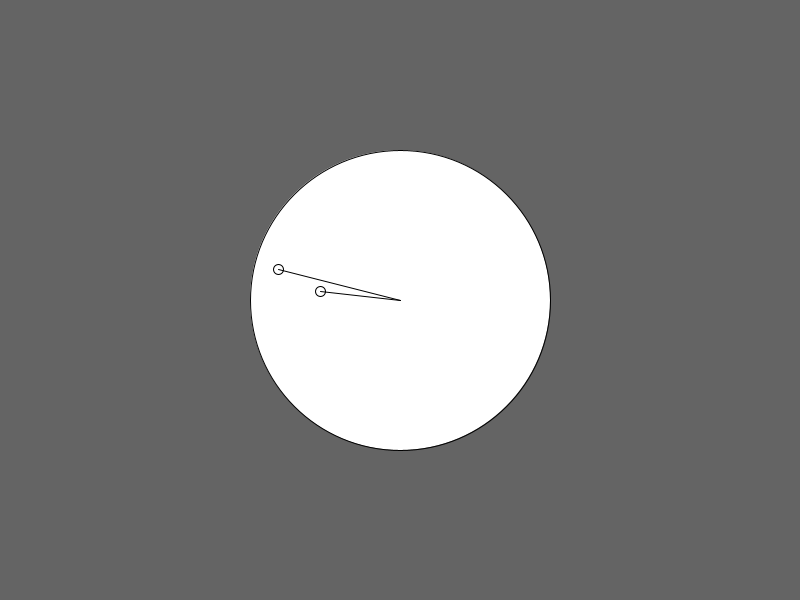
Frame 1 (no input)
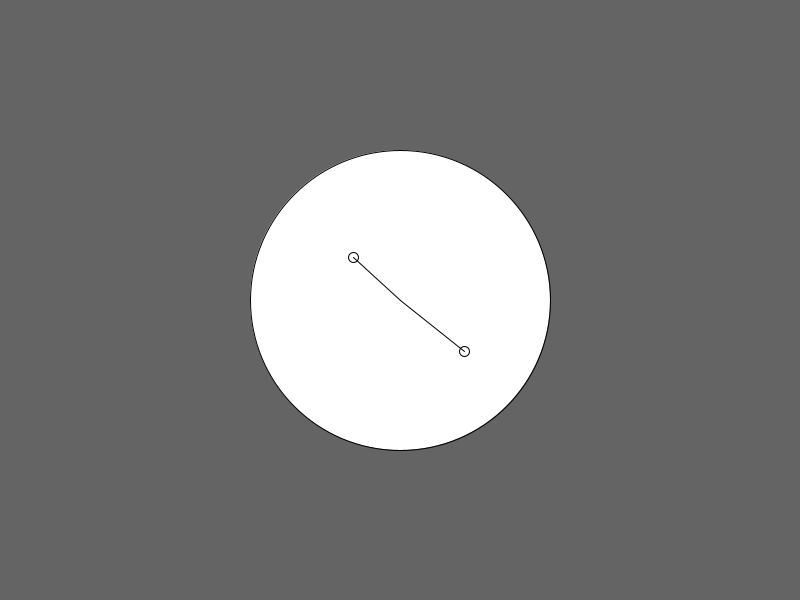
Frame 60 (the mouse pressed at the canvas centre just before this capture)
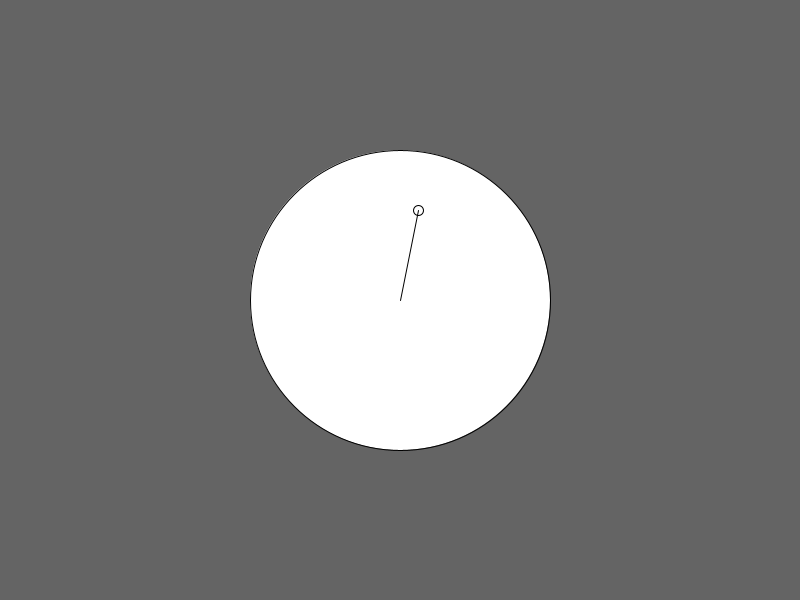
Frame 120 (the mouse held since frame 60 and released just before this capture)

The Processing sketch that drew these frames (run headless with seeded random() and noise(); from frame 60 on, the mouse is pressed at the canvas centre):

// Processing sketch: EjercitacionPrueba
// ── EjercitacionPrueba.pde
class Movil {
  PVector pos;
  PVector vel;
  int r = 10;
  
  Movil(float posX, float posY, float velX, float velY) {
    pos = new PVector(posX, posY);
    vel = new PVector(velX, velY);
  }
  
  void mover() {
    pos.add(vel);
  }
  
  void mostrar() {
    ellipse(pos.x, pos.y, r, r);
  }
  
  void rebotar() {
    if (pos.x > width-r/2 || pos.x <= r/2) {
      vel.x = vel.x*-1;
    }
    if (pos.y > height-r/2 || pos.y <= r/2) {
      vel.y = vel.y*-1;
    }
  }
  
  float distanciaAlCentro() {
    PVector centro = new PVector(width/2, height/2);
    return PVector.dist(pos, centro);
  }
  
  void mostrarSiCerca(float radio) {
    if (distanciaAlCentro() < radio) {
      mostrar();
      line(pos.x, pos.y, width/2, height/2);
    }
  }
}

Movil[] m;
int cant = 10;
float radio = 150;

void setup() {
  size(800, 600);
  m = new Movil[cant];
  for (int i=0; i<cant; i++) {
    float posX = random(width);
    float posY = random(height);
    float velX = random(-5, 5);
    float velY = random(-5, 5);
    m[i] = new Movil(posX, posY, velX, velY);
  }
}

void draw() {
  background(100);
 
  ellipse(width/2, height/2, radio*2, radio*2);
  
  for (int i=0; i<cant; i++) {
    m[i].mover();
    m[i].rebotar();
    m[i].mostrarSiCerca(radio);
  }
}
